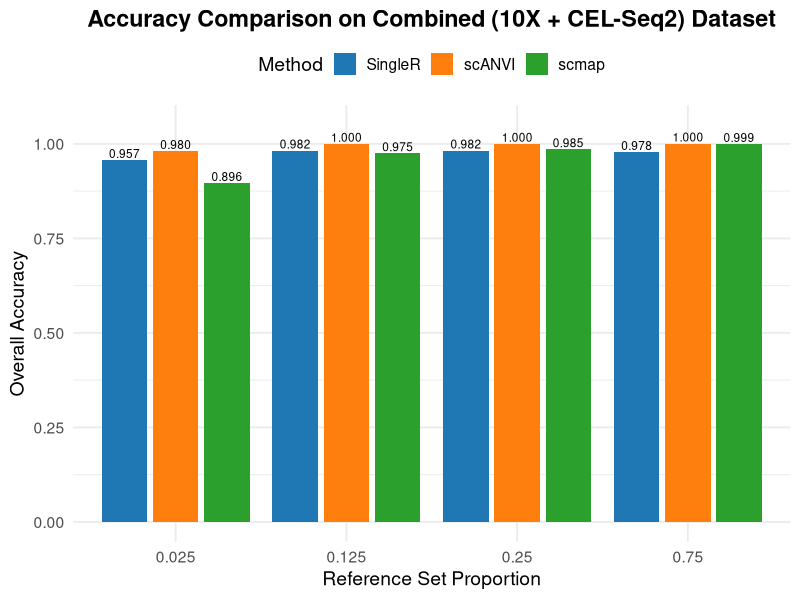
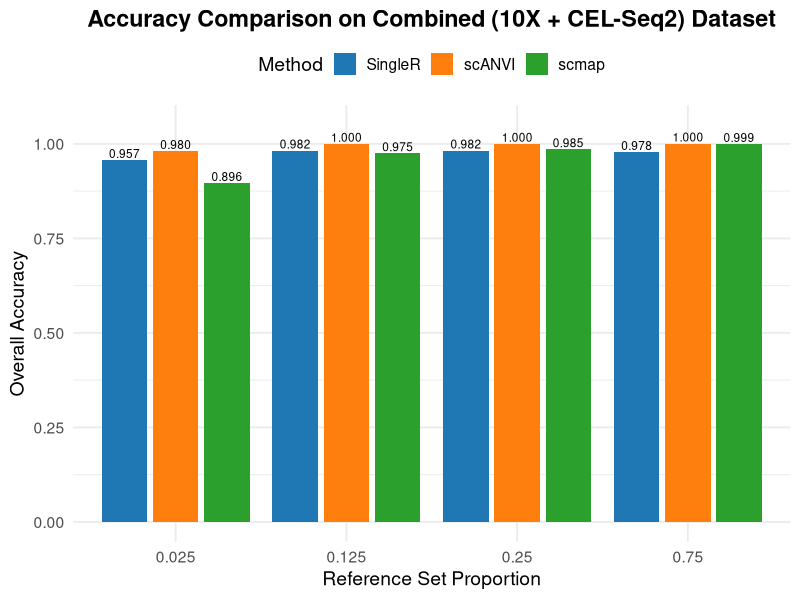

These figures' R source, in order:
# Load necessary libraries
library(ggplot2)
library(dplyr)

# --- Accuracy data for Combined dataset ---
# Format: Proportion (training set proportion), Method, Accuracy
combined_data <- data.frame(
  Proportion_Text = factor(c(
    "0.75", "0.75", "0.75",
    "0.25", "0.25", "0.25",
    "0.125", "0.125", "0.125",
    "0.025", "0.025", "0.025"
  ), levels = c("0.025", "0.125", "0.25", "0.75")), # For ordered X-axis in plotting
  Method = factor(rep(c("SingleR", "scANVI", "scmap"), times = 4),
                  levels = c("SingleR", "scANVI", "scmap")),
  Accuracy = c(
    # 0.75 Training (Combined_0.75_training_benchmark_report.txt)
    0.978062157221207, 1, 0.99908592321755,
    # 0.25 Training (Combined_0.25_training_benchmark_report.txt)
    0.981707317073171, 0.99969512195122, 0.985365853658537,
    # 0.125 Training (Combined_0.125_training_benchmark_report.txt)
    0.981970211654037, 0.999738698719624, 0.974653775803501,
    # 0.025 Training (Combined_0.025_training_benchmark_report.txt)
    0.956848030018762, 0.980300187617261, 0.895637898686679
  )
)

# Convert Proportion_Text to numeric for plotting, but keep factor for ordering
combined_data$Proportion_Numeric <- as.numeric(as.character(combined_data$Proportion_Text))

# Plot bar chart
p_combined <- ggplot(combined_data, aes(x = Proportion_Text, y = Accuracy, fill = Method)) +
  geom_bar(stat = "identity", position = position_dodge(width = 0.9), width = 0.8) +
  geom_text(aes(label = sprintf("%.3f", Accuracy)),
            position = position_dodge(width = 0.9),
            vjust = -0.25, size = 3) +
  scale_fill_manual(values = c("SingleR" = "#1f77b4", "scANVI" = "#ff7f0e", "scmap" = "#2ca02c")) +
  labs(title = "Accuracy Comparison on Combined (10X + CEL-Seq2) Dataset",
       x = "Reference Set Proportion",
       y = "Overall Accuracy",
       fill = "Method") +
  theme_minimal(base_size = 14) +
  theme(
    plot.title = element_text(hjust = 0.5, face = "bold"),
    axis.text.x = element_text(angle = 0, hjust = 0.5),
    legend.position = "top"
  ) +
  ylim(0, 1.05) # Ensure labels do not exceed bounds

# Display the plot
print(p_combined)

# Save the plot
ggsave("combined_accuracy_comparison.png", plot = p_combined, width = 10, height = 6, dpi = 300)